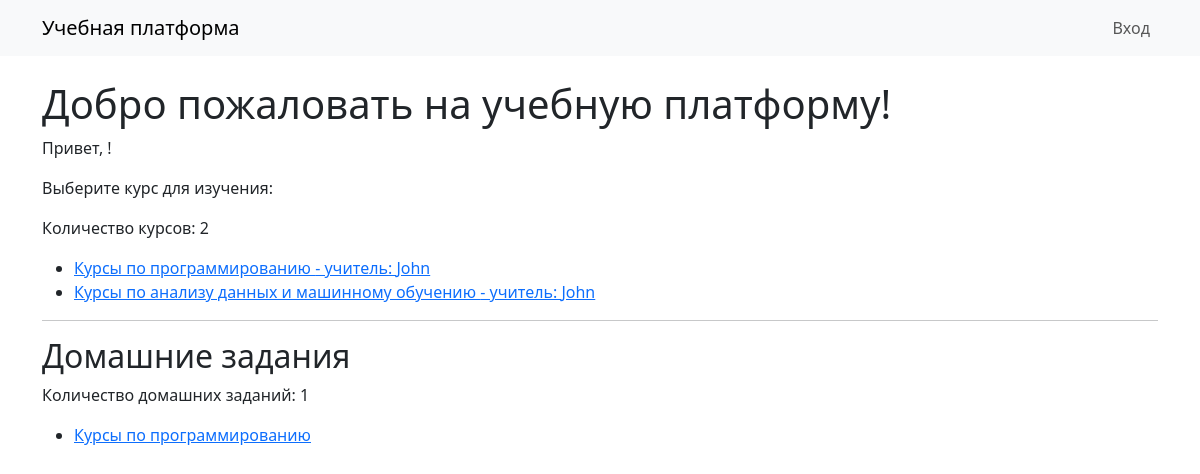
/, run on an earlier commit of the app's database.
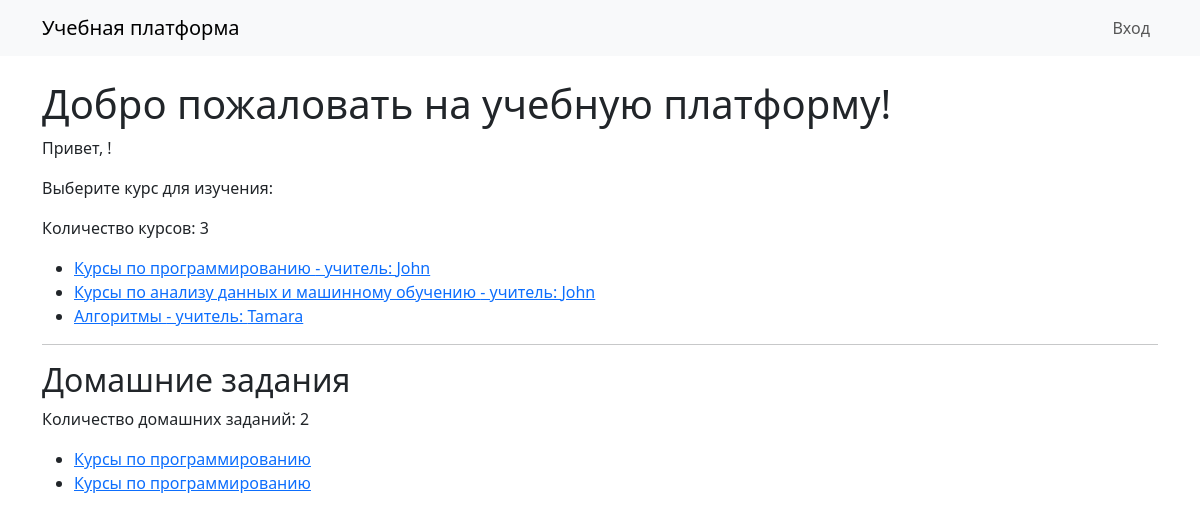
And on a later commit of the database.
### online_courses/models.py (models this page shows, shortened)
class Course(models.Model):
    title = models.CharField(max_length=255)
    description = models.TextField(null=True, blank=True)
    teacher = models.ForeignKey(User, on_delete=models.SET_NULL, null=True, limit_choices_to={'role': 'teacher'}, related_name='courses_taught')
    students = models.ManyToManyField(User, related_name='enrolled_courses', blank=True, limit_choices_to={'role': 'student'})

class User(AbstractUser):
    ROLE_CHOICES = [
        ('student', 'Студент'),
        ('teacher', 'Преподаватель'),
        ('admin', 'Администратор')
    ]
    username = models.CharField(max_length=100, unique=True)
    email = models.EmailField(unique=True)
    role = models.CharField(max_length=20, choices=ROLE_CHOICES, default='student')
    def __str__(self):
        return self.username

class Homework(models.Model):
    title = models.CharField(max_length=255)
    description = models.TextField(null=True, blank=True)
    course = models.ForeignKey(Course, on_delete=models.CASCADE, related_name='homeworks')
    due_date = models.DateField()
    assigned_by = models.ForeignKey(User, on_delete=models.CASCADE, limit_choices_to={'role': 'teacher'}, related_name='assigned_homeworks')
    assigned_to = models.ForeignKey(User, on_delete=models.CASCADE, limit_choices_to={'role': 'student'}, related_name='homeworks', blank=True, null=True)

### online_courses/views.py (the view)
# urls.py: path('', home, name='home'),
def home(request):
    courses = Course.objects.all()
    homeworks = Homework.objects.all()
    return render(request, 'home.html', {'courses': courses, 'homeworks': homeworks})

### online_courses/templates/home.html (shortened to what this page needs)
{% extends 'base.html' %}
{% block content %}
<h1>Добро пожаловать на учебную платформу!</h1>
<p>Привет, {{ user.username }}!</p>
<p>Выберите курс для изучения:</p>
<p>Количество курсов: {{ courses|length }}</p>
<ul>
    {% for course in courses %}
        <li><a href="{% url 'online_courses:course_detail' course.id %}">{{ course.title }} - учитель: {{ course.teacher }}</a></li>
    {% endfor %}
</ul>
<hr>
<h2>Домашние задания</h2>
<p>Количество домашних заданий: {{ homeworks|length }}</p>
<ul>
    {% for homework in homeworks %}
        <li><a href="{% url 'online_courses:review_homework' homework.id %}">{{ homework.title }}</a></li>
    {% endfor %}
</ul>
{% endblock %}

### online_courses/templates/base.html (shortened to what this page needs)
<!DOCTYPE html>
<html lang="ru">
<head>
    <link rel="stylesheet" href="https://cdn.jsdelivr.net/npm/bootstrap@5.3.0/dist/css/bootstrap.min.css">
</head>
<body>
    <nav class="navbar navbar-expand-lg navbar-light bg-light">
        <div class="container">
            <a class="navbar-brand" href="{% url 'online_courses:home' %}">Учебная платформа</a>
            <div class="collapse navbar-collapse">
                <ul class="navbar-nav ms-auto">
                    {% if user.is_authenticated %}
                        <li class="nav-item"><a class="nav-link" href="{% url 'online_courses:course_list' %}">Мои курсы</a></li>
                        {% if user.role == "teacher" %}
                            <li class="nav-item"><a class="nav-link" href="{% url 'online_courses:manage_courses' %}">Управление курсами</a></li>
                            <li class="nav-item"><a class="nav-link" href="{% url 'online_courses:add_course' %}">Добавить курс</a></li>
                        {% endif %}
                        <li class="nav-item"><a class="nav-link" href="{% url 'online_courses:logout' %}">Выход</a></li>
                    {% else %}
                        <li class="nav-item"><a class="nav-link" href="{% url 'online_courses:login' %}">Вход</a></li>
                    {% endif %}
                </ul>
            </div>
        </div>
    </nav>
    <div class="container mt-4">
        {% block content %}{% endblock %}
    </div>
</body>
</html>

What changed in the data, as far as the page shows it:
added Course: title "Алгоритмы", teacher "Tamara"
added Homework: title "Курсы по программированию"
Also different on the page:
{{ courses|length }}: "2" → "3"
{{ homeworks|length }}: "1" → "2"
